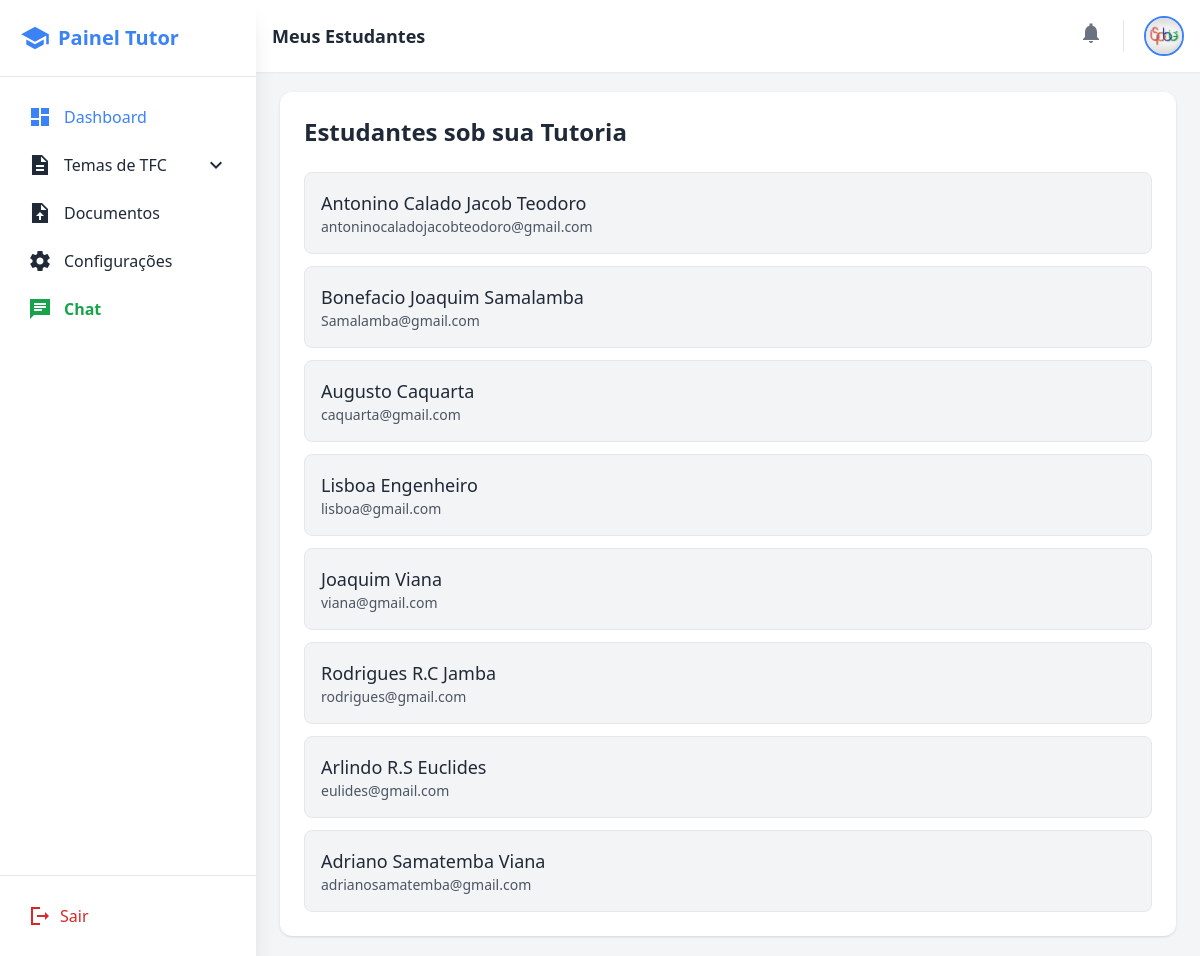
The page /chat/tutor/estudantes/ (signed in) on the database its author committed.
### Coordenacao/models.py (models this page shows, shortened)
class Usuario(AbstractUser):
    TIPOS_USUARIO = (
        ("cordenacao", "cordenacao"),
        ("dac", "dac"),
        ("presidente", "professores"),
        ("estudante", "estudante"),
        ("area_cientifica", "area_cientifica"),
        ("tutor", "tutor"),
    )
    ESTADO_USUARIO = (
        ("activo", "activo"),
        ("desativado", "desativado"),
    )
    username = None
    email = models.EmailField(unique=True)
    nome = models.CharField(max_length=100)
    sobrenome = models.CharField(max_length=100)
    imagem = models.ImageField(
        upload_to="usuarios/",
        null=True,
        blank=True
    )
    perfil = models.CharField(
        max_length=20,
        choices=TIPOS_USUARIO,
    )
    estado_user = models.CharField(
        max_length=20,
        choices=ESTADO_USUARIO,
        default="desativado"
    )
    curso = models.ForeignKey(
        Curso, on_delete=models.SET_NULL, null=True, blank=True
    )
    depart = models.ForeignKey(
        Departamento, on_delete=models.SET_NULL, null=True, blank=True
    )
    telefone = models.CharField(max_length=9)
    USERNAME_FIELD = "email"
    REQUIRED_FIELDS = ["nome", "sobrenome"]
    objects = UsuarioManager()

### chat/views.py (the view)
# urls.py: path('tutor/estudantes/', views.tutor_chat_estudantes, name='tutor_chat_estudantes'),
@login_required
def tutor_chat_estudantes(request):
    if request.user.perfil != 'tutor':
        return JsonResponse({"erro": "Acesso negado"}, status=403)
    estudantes = Usuario.objects.filter(
        temas__tutor_indicado=request.user
    ).distinct()
    return render(request, "chat/tutor_estudantes.html", {
        "estudantes": estudantes
    })

### templates/chat/tutor_estudantes.html
{% extends 'tutor/base.html' %}
{% load static %}
{% block titulo_pagina %}Meus Estudantes{% endblock %}
{% block content %}
<div class="max-w-4xl mx-auto bg-white p-6 rounded-xl shadow">
    <h2 class="text-2xl font-semibold mb-6">Estudantes sob sua Tutoria</h2>
    {% if estudantes %}
        <div class="space-y-3">
            {% for aluno in estudantes %}
                <a href="{% url 'chat_tutor' aluno.id %}"
                   class="block p-4 border rounded-lg bg-gray-100 hover:bg-gray-200 transition">
                    <p class="text-lg font-medium">{{ aluno.nome }} {{ aluno.sobrenome }}</p>
                    <p class="text-sm text-gray-600">{{ aluno.email }}</p>
                </a>
            {% endfor %}
        </div>
    {% else %}
        <p class="text-gray-600">Nenhum estudante atribuído a você ainda.</p>
    {% endif %}
</div>
{% endblock %}

### templates/tutor/base.html (style rules this page uses)
body { overflow: hidden; }

### rows shown on the page
Usuario: nome "Antonino", sobrenome "Calado Jacob Teodoro", email "antoninocaladojacobteodoro@gmail.com"
Usuario: nome "Bonefacio", sobrenome "Joaquim Samalamba", email "Samalamba@gmail.com"
Usuario: nome "Augusto", sobrenome "Caquarta", email "caquarta@gmail.com"
Usuario: nome "Lisboa", sobrenome "Engenheiro", email "lisboa@gmail.com"
Usuario: nome "Joaquim", sobrenome "Viana", email "viana@gmail.com"
Usuario: nome "Rodrigues", sobrenome "R.C Jamba", email "rodrigues@gmail.com"
Usuario: nome "Arlindo", sobrenome "R.S Euclides", email "eulides@gmail.com"
Usuario: nome "Adriano", sobrenome "Samatemba Viana", email "adrianosamatemba@gmail.com"
